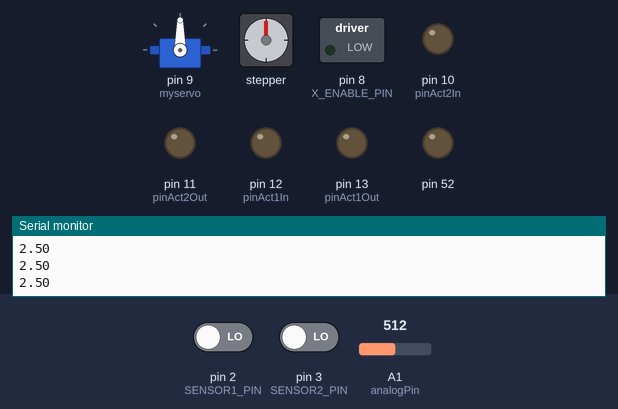
Bench run of a sketch on a simulated Arduino Mega 2560, built with avr-gcc and run on an emulated ATmega2560. Shown: servo, stepper motor, switched loads named in the sketch (green lamp = pin HIGH), output pins drawn as LEDs (lit = HIGH), the last lines printed to the serial monitor. The test bench sets the inputs (shaded band); at power-on: A1 (analogPin) = 512, pin 2 (SENSOR1_PIN) LOW, pin 3 (SENSOR2_PIN) LOW. Stepper angles assume 200 steps per turn.

Above: at 1.2 s.
1.3 s: A1 (analogPin) set to 524
2.8 s: A1 (analogPin) set to 547
At 3.6 s:
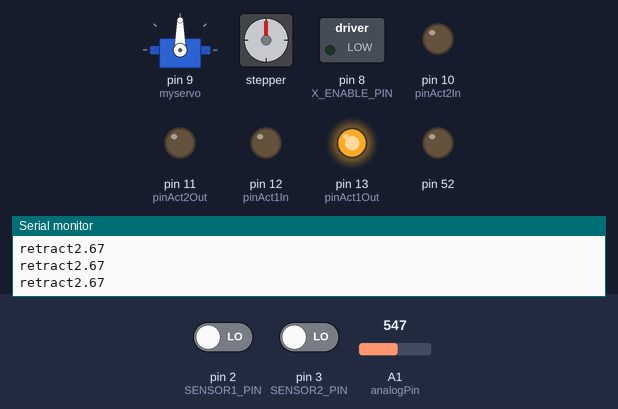
4.3 s: A1 (analogPin) set to 828
5.8 s: A1 (analogPin) set to 846
At 5.98 s:
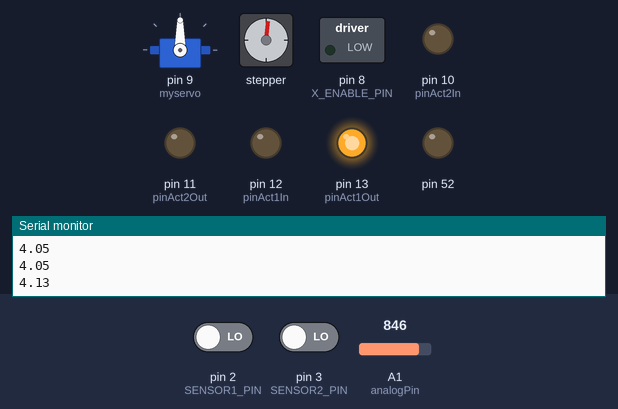
At 6.58 s:
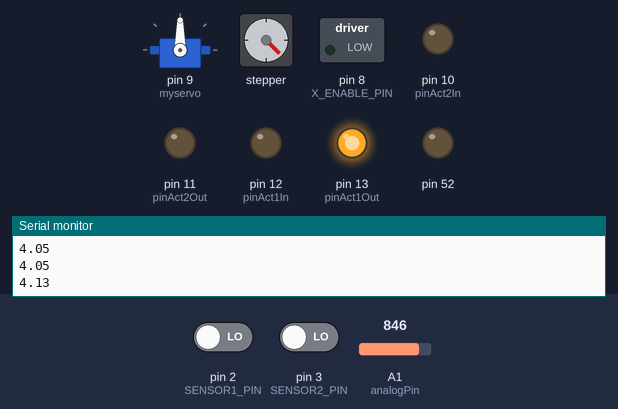
8.8 s: pin 2 (SENSOR1_PIN) driven HIGH and pin 3 (SENSOR2_PIN) driven HIGH
11.8 s: A1 (analogPin) set to 716
At 14.1 s:
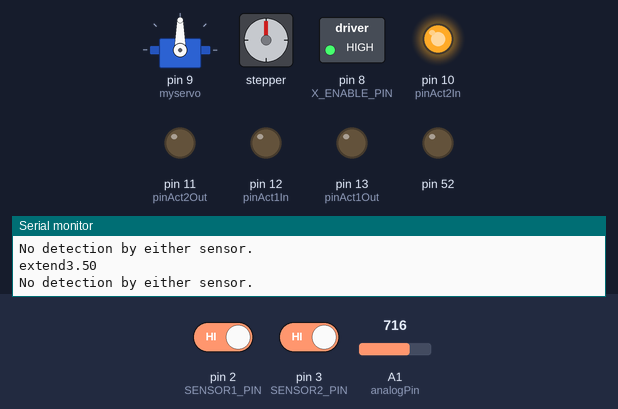
Timing chart, 0 to 15.3 s (numbered marks = the images above; inputs shaded):
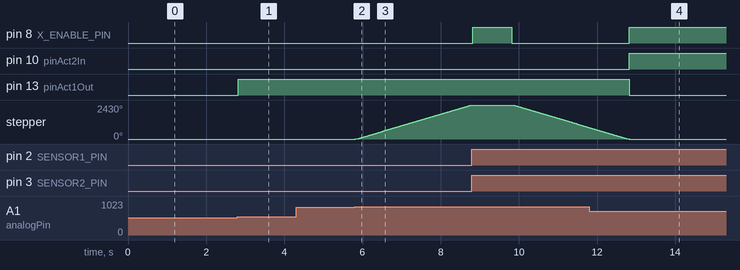

The sketch:

Arduino_Main_Code.ino
```cpp
#include <Servo.h>
#include <AccelStepper.h>

// Define the pins for your stepper motor
#define X_STEP_PIN 7
#define X_DIR_PIN 4
#define X_ENABLE_PIN 8

// Define the GPIO pins for the IR sensors
#define SENSOR1_PIN 2
#define SENSOR2_PIN 3

/*######################################################### Initiate ################################################################*/
int endswitchPin = 6;   // End switch pin actuator

int analogPin = A1; // potentiometer read the Robot arm value
float val = 0;  // variable to store the value read

//Pins actuator
int pinAct1In = 12;     //Actuator1
int pinAct1Out = 13;    //Actuator1
int pinAct2In = 10;     //Actuator2
int pinAct2Out = 11;    //Actuator2

int Raiseerror = 53; //fout als er geen pcb is

//Servo Camera Gripper
Servo myservo;
int currentAngle = 0;   //current angle of the servomotor

// Create an instance of AccelStepper with DRIVER mode (for step/direction control)
AccelStepper stepper(AccelStepper::DRIVER, X_STEP_PIN, X_DIR_PIN);
String fp_num = "focus_9";
uint64_t last_message_time = 0;

/*######################################################### Set-Up ################################################################*/
void setup() {
  Serial.begin(9600);           //  setup serial
  pinMode(52, OUTPUT);
  pinMode(SENSOR1_PIN, INPUT); // Set SENSOR1_PIN as input
  pinMode(SENSOR2_PIN, INPUT); // Set SENSOR2_PIN as input

  //Set-up all actuators outputs
  pinMode(pinAct1In, OUTPUT);
  pinMode(pinAct1Out, OUTPUT);
  pinMode(pinAct2In, OUTPUT);
  pinMode(pinAct2Out, OUTPUT);

  pinMode(analogPin, INPUT);
  pinMode(endswitchPin, INPUT_PULLUP);

  myservo.attach(9); // Servo attach to pin 9
  currentAngle = myservo.read();

  pinMode(X_ENABLE_PIN, OUTPUT);
  digitalWrite(X_ENABLE_PIN, LOW);  // Enable the stepper driver

  Serial.setTimeout(100);
  stepper.setMaxSpeed(500);      // Set the maximum speed (steps per second)
  stepper.setAcceleration(5000);   // Set the acceleration (steps per second^2)
}
bool isSensorTriggered(int sensorPin) {
  return digitalRead(sensorPin) == HIGH; // Returns true if sensor gives HIGH signal
}
/*######################################################### Functions ################################################################*/

//void EndSwitch(){
 //  switchState = digitalRead(endswitchPin);

   // Toon de status van de eindschakelaar in de seriële monitor
//   if (switchState == LOW) {
///     Serial.println("Eindschakelaar is ingedrukt (NO gesloten).");
  // } else {
 //   Serial.println("Eindschakelaar is niet ingedrukt (NO open).");
  // }
 //  delay(500);
//}
void checkSensors() {
  bool sensor1State = !isSensorTriggered(SENSOR1_PIN);
  bool sensor2State = !isSensorTriggered(SENSOR2_PIN);

  // Output the state of each sensor
  if (sensor1State && sensor2State) {
    digitalWrite(Raiseerror, LOW);
  } else if (sensor1State) {
    Serial.println("5 pcb left");
    digitalWrite(Raiseerror, LOW);

  } else if (sensor2State) {
    Serial.println("Sensor 2 detected something!");
    digitalWrite(Raiseerror, HIGH);
  } else {
    Serial.println("No detection by either sensor.");
    digitalWrite(Raiseerror, HIGH);

  }
}

void ServoCamera(int newAngle){   // 0 degree: open  // 90 degree: close
  int stepDelay = 50;             // The delay between steps(ms), if increased: slow down gripper
  currentAngle = myservo.read();  // Update the current position

  if (newAngle > currentAngle) {  // If it is closing: move at a delayed speed
    for (int pos = currentAngle; pos <= newAngle; pos++) {
      myservo.write(pos);
      delay(stepDelay);
      Serial.println("Open.");
    }
  } else {                        // If it is opening: move at a maximum speed
    for (int pos = currentAngle; pos >= newAngle; pos--) {
      myservo.write(pos);
    }
  }
}

void ExtendAct(int actuator)
{
  Serial.print("extend");
  if (actuator==1){             // open actuator 1
    digitalWrite(pinAct1In, HIGH);
    digitalWrite(pinAct1Out, LOW);
    digitalWrite(pinAct2In, LOW);
    digitalWrite(pinAct2Out, LOW);
    //delay(8000);
    }  else {                   // open actuator 2
    digitalWrite(pinAct2In, HIGH);
    digitalWrite(pinAct2Out, LOW);
    digitalWrite(pinAct1In, LOW);
    digitalWrite(pinAct1Out, LOW);
    //delay(4000);
    }
}

void RetractAct(int actuator)
{
  Serial.print("retract");
  if (actuator==1){           // close actuator 1
    digitalWrite(pinAct1In, LOW);
    digitalWrite(pinAct1Out, HIGH);
    digitalWrite(pinAct2In, LOW);
    digitalWrite(pinAct2Out, LOW);
    //delay(8000);
    }  else {                 // open actuator 2
    digitalWrite(pinAct2In, LOW);
    digitalWrite(pinAct2Out, HIGH);
    digitalWrite(pinAct1In, LOW);
    digitalWrite(pinAct1Out, LOW);
    //delay(4000);
    }
}

void StilstandAct(int actuator) {
  if (actuator==1){           // stop actuator 1
    digitalWrite(pinAct1In, LOW);
    digitalWrite(pinAct1Out, LOW);
  }  else {                   // stop actuator 2
    digitalWrite(pinAct2In, LOW);
    digitalWrite(pinAct2Out, LOW);
  }
}

void GlueStation(long steps){       //full rotation of stepper motor is 1600 steps
  digitalWrite(X_ENABLE_PIN, LOW);
  stepper.move(steps);              // Move the assigned amount of steps
  stepper.runToPosition();          // Wait until the position is reached
  Serial.println("Forward Done");

  digitalWrite(X_ENABLE_PIN, HIGH);
  delay(1000);
  digitalWrite(X_ENABLE_PIN, LOW);

  stepper.move(-steps);              // Move the assigned amount of steps
  stepper.runToPosition();          // Wait until the position is reached
  Serial.println("Backwards Done");
  digitalWrite(X_ENABLE_PIN, HIGH);
}

/*######################################################### Loop ################################################################*/

void loop() {
  ///*
  val = (analogRead(analogPin) );  // read the input pin
  val = val * (5.0 / 1023.0);
  Serial.println(val);
  //*/
  checkSensors(); // Call the function to check sensor states
  /*
  if (val == 0.0){
    val = Serial.parseFloat();
    Serial.print("Received value: ");
    Serial.println(val);      // Print the value
  //Serial.println(val);          // debug value
  }
  */

  if (val >= 0.0 && val <= 0.4) { //Nothing
  } else if (val >= 0.5 && val <= 1.0) { //Open Camera Gripper
    ServoCamera(20);
  } else if (val >= 1.1 && val <= 1.5) { //Close Camera Gripper
    ServoCamera(91);
  } else if (val >= 1.6 && val <= 2.0) { //Slightly Open Camera Gripper
    ServoCamera(85);
  } else if (val >= 2.1 && val <= 2.5) { //Extend Actuator 1
    Serial.println("extend 1 ");
    {ExtendAct(1);}
  } else if (val >= 2.6 && val <= 3.0) { //Retract Actuator 1
     {RetractAct(1);}
  } else if (val >= 3.1 && val <= 3.5) { //Extend Actuator 2
    ExtendAct(2);
  } else if (val >= 3.6 && val <= 4.0) { //Retract Actuator 2
    RetractAct(2);
  } else if (val >= 4.1 && val <= 4.5) { //Activate glue
    /*digitalWrite(52, HIGH);
    delay(1000); // Wacht 1000 milliseconden (1 seconde)*/
    GlueStation(1350);
    digitalWrite(52, LOW);
  } else if (val >= 4.6 && val <= 5.0) {  //Stop both actuators
    StilstandAct(1);
    StilstandAct(2);
  }

  val=0.0;
  // Turn the stpper motor (glue station) off when it is not being used
  last_message_time = millis();                   // Read the number of steps from the serial input
  if (millis() - last_message_time > 10 * 1000) {
    Serial.println("off");
    digitalWrite(X_ENABLE_PIN, HIGH);
  }
}
```

Measured:
- the behaviour switches between 531 and 532 on A1 (analogPin) (found by bisection; images 0 and 1)
- the behaviour switches between 838 and 839 on A1 (analogPin) (found by bisection; images 1 and 2)
- after the input at 2.8 s, pin 13 (pinAct1Out): LOW → HIGH at once
- after the input at 5.8 s, stepper: keeps turning clockwise at about 813°/s, starting at once
- after the input at 11.8 s, pin 8 (X_ENABLE_PIN), pin 10 (pinAct2In): LOW → HIGH after 1.0 s; pin 13 (pinAct1Out): HIGH → LOW after 1.0 s; stepper: goes on until 12.8 s, then stays 0°
